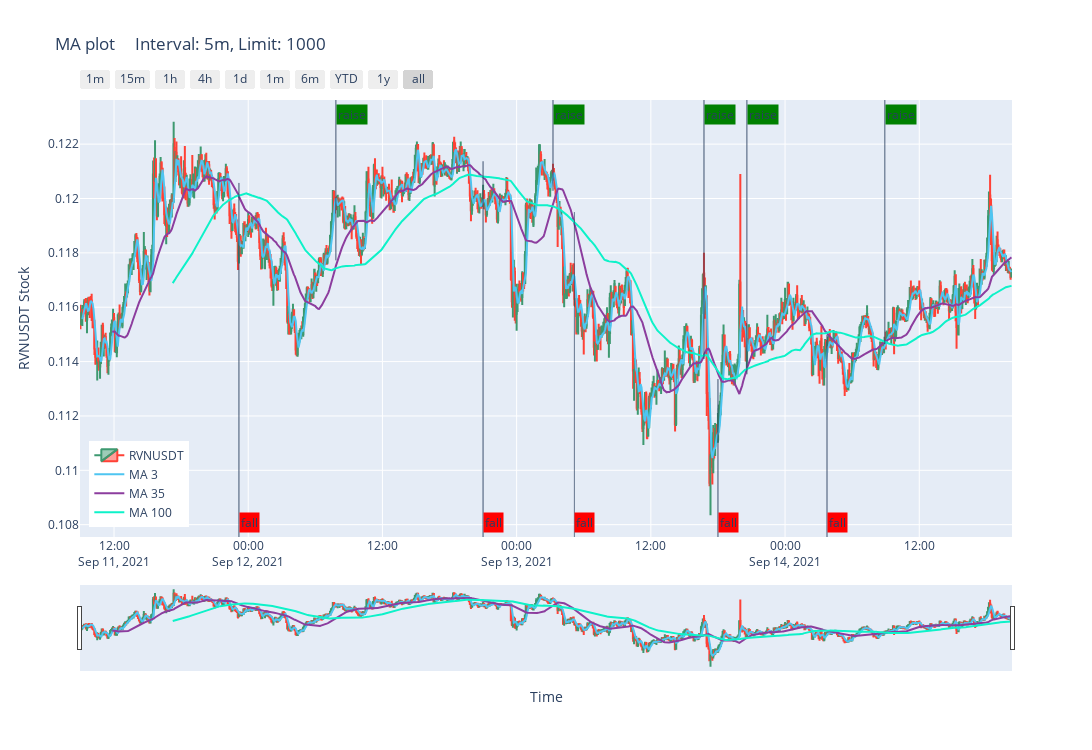

Notebook code cell kept with this figure:
### Code cell
fig.show()
print(MA_ints[-1], MA_ints[-2])

### Figure 1 — Plotly figure (JSON) as saved in the notebook; plotly's stock layout.template omitted (floating-point values rounded to 4 significant figures; data arrays with more than 128 entries replaced by an {"elided": "..."} marker saying what was removed)
{"data": [{"close": {"elided": "1000 str values"}, "high": {"elided": "1000 str values"}, "low": {"elided": "1000 str values"}, "name": "RVNUSDT", "open": {"elided": "1000 str values"}, "type": "candlestick", "x": {"elided": "1000 str values"}}, {"line": {"color": "#4EC5F1", "width": 2}, "name": "MA 3", "type": "scatter", "x": {"elided": "1000 str values"}, "y": {"elided": "1000 float values"}}, {"line": {"color": "#8c3d9e", "width": 2}, "name": "MA 35", "type": "scatter", "x": {"elided": "1000 str values"}, "y": {"elided": "1000 float values"}}, {"line": {"color": "#0df2c9", "width": 2}, "name": "MA 100", "type": "scatter", "x": {"elided": "1000 str values"}, "y": {"elided": "1000 float values"}}], "layout": {"annotations": [{"bgcolor": "red", "showarrow": false, "text": "fall", "x": "2021-09-11T23:10:00", "xanchor": "left", "xref": "x", "y": 0.01, "yref": "paper"}, {"bgcolor": "green", "showarrow": false, "text": "raise", "x": "2021-09-12T07:50:00", "xanchor": "left", "xref": "x", "y": 0.99, "yref": "paper"}, {"bgcolor": "red", "showarrow": false, "text": "fall", "x": "2021-09-12T21:00:00", "xanchor": "left", "xref": "x", "y": 0.01, "yref": "paper"}, {"bgcolor": "green", "showarrow": false, "text": "raise", "x": "2021-09-13T03:15:00", "xanchor": "left", "xref": "x", "y": 0.99, "yref": "paper"}, {"bgcolor": "red", "showarrow": false, "text": "fall", "x": "2021-09-13T05:10:00", "xanchor": "left", "xref": "x", "y": 0.01, "yref": "paper"}, {"bgcolor": "green", "showarrow": false, "text": "raise", "x": "2021-09-13T16:45:00", "xanchor": "left", "xref": "x", "y": 0.99, "yref": "paper"}, {"bgcolor": "red", "showarrow": false, "text": "fall", "x": "2021-09-13T18:00:00", "xanchor": "left", "xref": "x", "y": 0.01, "yref": "paper"}, {"bgcolor": "green", "showarrow": false, "text": "raise", "x": "2021-09-13T20:35:00", "xanchor": "left", "xref": "x", "y": 0.99, "yref": "paper"}, {"bgcolor": "red", "showarrow": false, "text": "fall", "x": "2021-09-14T03:45:00", "xanchor": "left", "xref": "x", "y": 0.01, "yref": "paper"}, {"bgcolor": "green", "showarrow": false, "text": "raise", "x": "2021-09-14T08:55:00", "xanchor": "left", "xref": "x", "y": 0.99, "yref": "paper"}], "height": 750, "hovermode": "x", "legend": {"x": 0.01, "xanchor": "left", "y": 0.22, "yanchor": "top"}, "shapes": [{"line": {"width": 1}, "opacity": 0.6, "x0": "2021-09-11T23:10:00", "x1": "2021-09-11T23:10:00", "xref": "x", "y0": 0, "y1": 0.8102, "yref": "paper"}, {"line": {"width": 1}, "opacity": 0.6, "x0": "2021-09-12T07:50:00", "x1": "2021-09-12T07:50:00", "xref": "x", "y0": 0.6333, "y1": 1, "yref": "paper"}, {"line": {"width": 1}, "opacity": 0.6, "x0": "2021-09-12T21:00:00", "x1": "2021-09-12T21:00:00", "xref": "x", "y0": 0, "y1": 0.8597, "yref": "paper"}, {"line": {"width": 1}, "opacity": 0.6, "x0": "2021-09-13T03:15:00", "x1": "2021-09-13T03:15:00", "xref": "x", "y0": 0.7924, "y1": 1, "yref": "paper"}, {"line": {"width": 1}, "opacity": 0.6, "x0": "2021-09-13T05:10:00", "x1": "2021-09-13T05:10:00", "xref": "x", "y0": 0, "y1": 0.7433, "yref": "paper"}, {"line": {"width": 1}, "opacity": 0.6, "x0": "2021-09-13T16:45:00", "x1": "2021-09-13T16:45:00", "xref": "x", "y0": 0.4075, "y1": 1, "yref": "paper"}, {"line": {"width": 1}, "opacity": 0.6, "x0": "2021-09-13T18:00:00", "x1": "2021-09-13T18:00:00", "xref": "x", "y0": 0, "y1": 0.3613, "yref": "paper"}, {"line": {"width": 1}, "opacity": 0.6, "x0": "2021-09-13T20:35:00", "x1": "2021-09-13T20:35:00", "xref": "x", "y0": 0.3724, "y1": 1, "yref": "paper"}, {"line": {"width": 1}, "opacity": 0.6, "x0": "2021-09-14T03:45:00", "x1": "2021-09-14T03:45:00", "xref": "x", "y0": 0, "y1": 0.4625, "yref": "paper"}, {"line": {"width": 1}, "opacity": 0.6, "x0": "2021-09-14T08:55:00", "x1": "2021-09-14T08:55:00", "xref": "x", "y0": 0.4416, "y1": 1, "yref": "paper"}], "showlegend": true, "title": {"text": "MA plot     Interval: 5m, Limit: 1000"}, "width": 1230, "xaxis": {"rangeselector": {"buttons": [{"count": 1, "label": "1m", "step": "minute", "stepmode": "backward"}, {"count": 15, "label": "15m", "step": "minute", "stepmode": "backward"}, {"count": 1, "label": "1h", "step": "hour", "stepmode": "backward"}, {"count": 4, "label": "4h", "step": "hour", "stepmode": "backward"}, {"count": 1, "label": "1d", "step": "day", "stepmode": "backward"}, {"count": 1, "label": "1m", "step": "month", "stepmode": "backward"}, {"count": 6, "label": "6m", "step": "month", "stepmode": "backward"}, {"count": 1, "label": "YTD", "step": "year", "stepmode": "todate"}, {"count": 1, "label": "1y", "step": "year", "stepmode": "backward"}, {"step": "all"}]}, "rangeslider": {"visible": true}, "title": {"text": "Time"}}, "yaxis": {"title": {"text": "RVNUSDT Stock"}}}}
